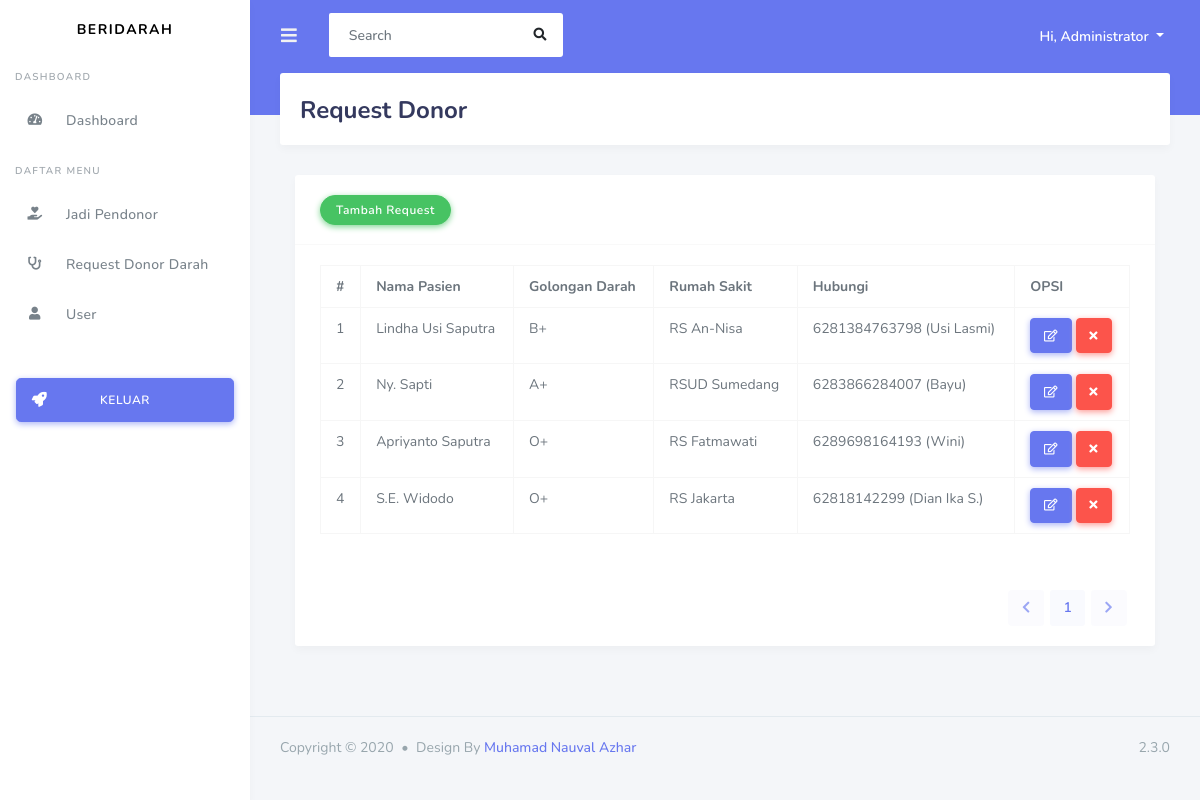
/dashboard/request/index.php (signed in), run on the app's committed database.
### tables this page shows
CREATE TABLE `request` (
  `id_request` int(11) NOT NULL,
  `id_user` int(11) DEFAULT NULL,
  `recipient_name` varchar(255) DEFAULT NULL,
  `recipient_gender` varchar(1) DEFAULT NULL,
  `blood_group` varchar(3) DEFAULT NULL,
  `hospital` varchar(255) DEFAULT NULL,
  `number_donors` int(3) DEFAULT NULL,
  `requester_name` varchar(255) DEFAULT NULL,
  `requester_phone` varchar(15) DEFAULT NULL,
  `relationship` varchar(255) DEFAULT NULL,
  `message` text,
  `status` tinyint(1) DEFAULT '1',
  `created_date` datetime NOT NULL DEFAULT CURRENT_TIMESTAMP,
  `updated_date` datetime DEFAULT NULL
);

### dashboard/request/index.php (the view, shortened to what this page needs)
<!DOCTYPE html>
<html lang="en">
<head>
    <link rel="stylesheet" href="https://stackpath.bootstrapcdn.com/bootstrap/4.3.1/css/bootstrap.min.css">
    <link rel="stylesheet" href="https://use.fontawesome.com/releases/v5.7.2/css/all.css">
    <link rel="stylesheet" href="../../assets/css/style.css">
    <link rel="stylesheet" href="../../assets/css/components.css">
</head>
<body>
    <div id="app">
        <div class="main-wrapper">
            <div class="navbar-bg"></div>
            <?php require('../topbar.php'); ?>
            <?php require('../sidebar.php'); ?>
            <div class="main-content">
                <section class="section">
                    <div class="section-header">
                        <h1>Request Donor</h1>
                    </div>
                    <div class="section-body">
                        <div class="col-12">
                            <div class="card">
                                <div class="card-header">
                                    <a href="add_request.php" class="btn btn-success">Tambah Request</a>
                                </div>
                                <div class="card-body">
                                    <div class="table-responsive">
                                        <table class="table table-bordered table-md">
                                            <tr>
                                                <th>#</th>
                                                <th>Nama Pasien</th>
                                                <th>Golongan Darah</th>
                                                <th>Rumah Sakit</th>
                                                <th>Hubungi</th>
                                                <th>OPSI</th>
                                            </tr>
                                            <?php
                                            include('../../config/database.php');
                                            $batas = 5;
                                            $page = isset($_GET['page']) ? (int)$_GET['page'] : 1;
                                            $first = ($page > 1) ? (($page - 1) * $batas) : 0;
                                            $previous = $page - 1;
                                            $next = $page + 1;
                                            $count_data = mysqli_num_rows($conn->query("SELECT * FROM request"));
                                            $total_page = ceil($count_data / $batas);
                                            $no = $first + 1;
                                            $sql = "SELECT * FROM request LIMIT $first, $batas";
                                            $data = $conn->query($sql);
                                            while ($user_data = mysqli_fetch_object($data)) {  ?>
                                                <tr>
                                                    <td><?= $no++ ?></td>
                                                    <td><?= $user_data->recipient_name ?></td>
                                                    <td><?= $user_data->blood_group ?></td>
                                                    <td><?= $user_data->hospital ?></td>
                                                    <td><?= $user_data->requester_phone . " ({$user_data->requester_name})" ?></td>
                                                    <td>
                                                        <a class="btn btn-icon btn-primary" href="edit_request.php?id=<?= $user_data->id_request ?>">
                                                            <i class="far fa-edit"></i>
                                                        </a>
                                                        <a class="btn btn-icon btn-danger" href="delete_request.php?id=<?= $user_data->id_request ?>" onclick="return confirm_delete()">
                                                            <i class="fas fa-times"></i>
                                                    </td>
                                                </tr>
                                            <?php } ?>
                                        </table>
                                    </div>
                                </div>
                                <div class="card-footer text-right">
                                    <nav class="d-inline-block">
                                        <ul class="pagination mb-0">
                                            <li class="page-item">
                                                <a class="page-link <?= ($page > 1) ? '"href=?page=' . $previous : ' btn disabled"'; ?> tabindex=" -1">
                                                    <i class="fas fa-chevron-left"></i>
                                                </a>
                                            </li>
                                            <?php
                                            for ($i = 1; $i <= $total_page; $i++) {
                                            ?>
                                                <li class="page-item"><a class="page-link" href="?page=<?= $i ?>"><?= $i ?></a></li>
                                            <?php } ?>
                                            <li class="page-item">
                                                <a class="page-link <?= ($page < $total_page) ? '" href=?page=' . $next : ' btn disabled" href' ?>>
                                                    <i class=" fas fa-chevron-right"></i>
                                                </a>
                                            </li>
                                        </ul>
                                    </nav>
                                </div>
                            </div>
                        </div>
                    </div>
                </section>
            </div>
        </div>
        <?php require('../footer.php'); ?>
    </div>
</body>
</html>

### data on the page
request: recipient_name "Lindha Usi Saputra", blood_group "B+", hospital "RS An-Nisa", requester_phone "6281384763798", requester_name "Usi Lasmi"
request: recipient_name "Ny. Sapti", blood_group "A+", hospital "RSUD Sumedang", requester_phone "6283866284007", requester_name "Bayu"
request: recipient_name "Apriyanto Saputra", blood_group "O+", hospital "RS Fatmawati", requester_phone "6289698164193", requester_name "Wini"
request: recipient_name "S.E. Widodo", blood_group "O+", hospital "RS Jakarta", requester_phone "62818142299", requester_name "Dian Ika S."

### other printed values
$_SESSION['user']->name "Administrator"
